Frame 1 (no input): blank canvas, image omitted
Frame 60 (the mouse pressed at the canvas centre just before this capture): blank canvas, image omitted
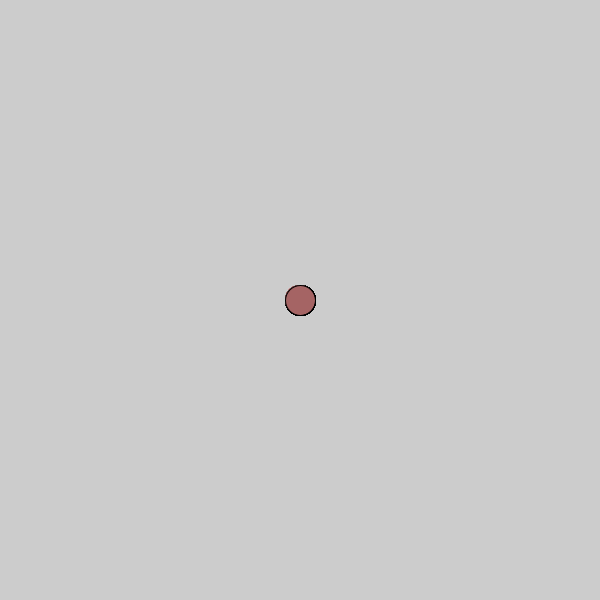
Frame 120 (the mouse held since frame 60 and released just before this capture)

The Processing sketch whose frames 1 and 60 were blank and that drew this single picture after the mouse press (run headless with seeded random() and noise(); from frame 60 on, the mouse is pressed at the canvas centre):

// Processing sketch: Exercise_5
// ── Exercise_5.pde
int value = 0;
int r = 30;
void setup(){
  size(600, 600);
}
void draw(){
  if(mousePressed){
    fill(value, 100, 100);
    ellipse(mouseX, mouseY, r, r);
  
  }
}

void mousePressed(){
 value = (int) random (1, 255); //look at the notes on fucntion random in processing.org/reference
}

void mouseReleased(){
  r = 2*r;{
  }
}
